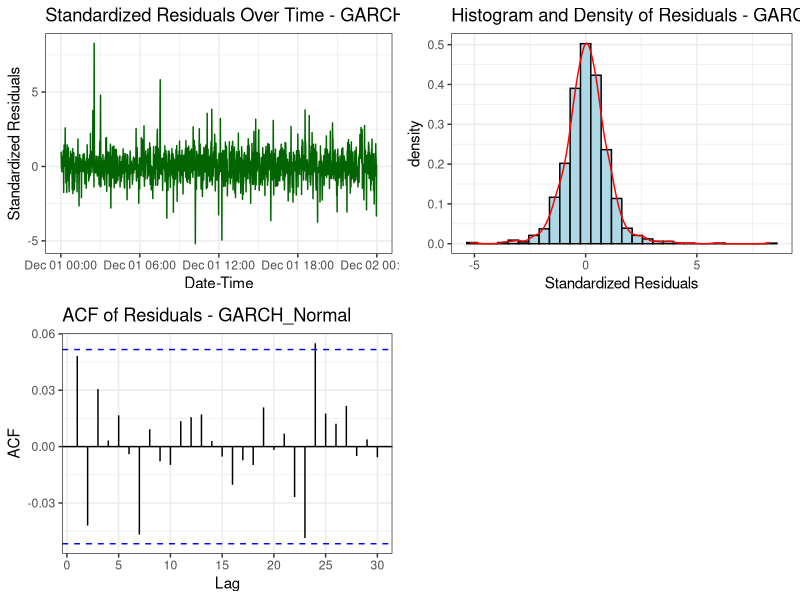
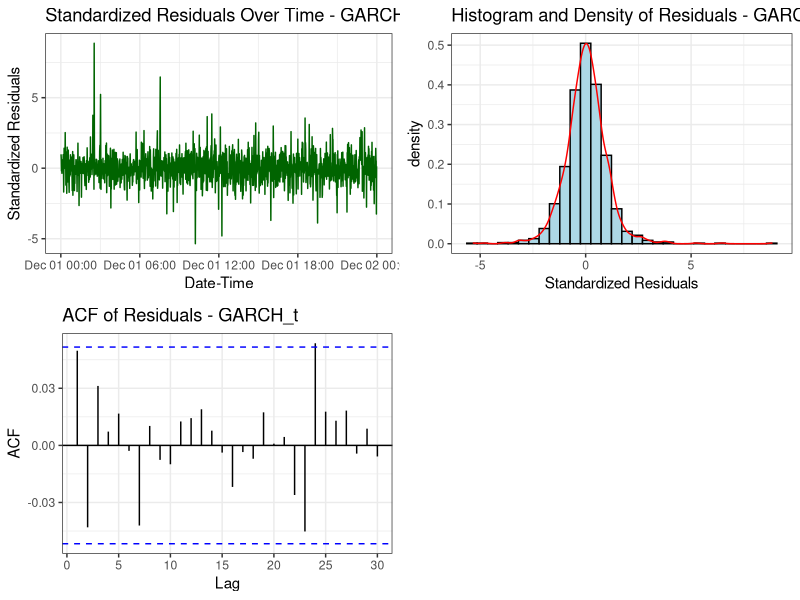
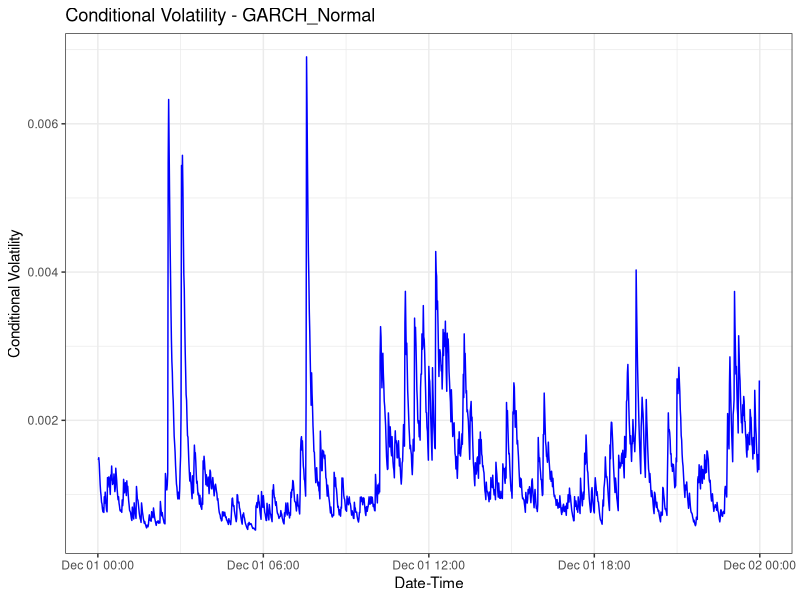
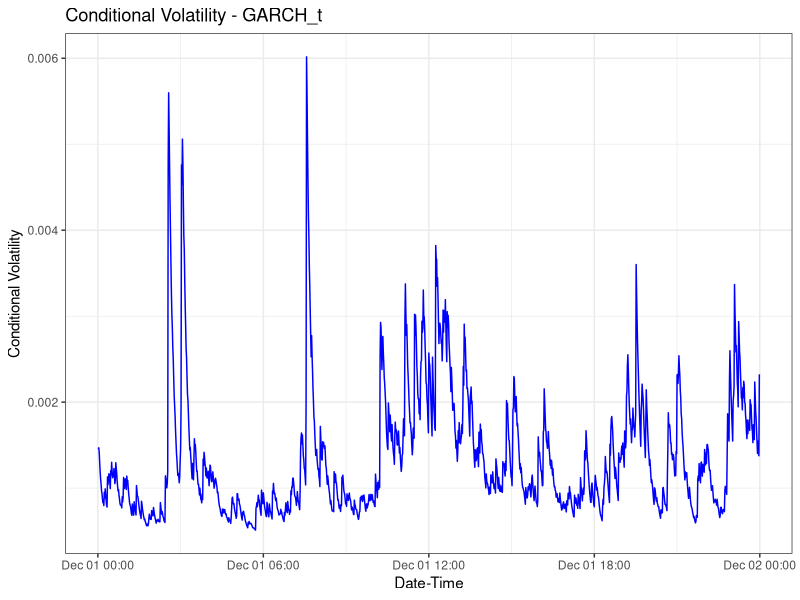

Recreate these plots in R, in order. (Note: this script raises an error after producing the figures.)
# =====================================================================
# Risk Analytics Assignment - Part 2(d)
# GARCH Model Fitting with Normal and t-Distributions and Residual Assessment
# =====================================================================

# -----------------------------
# 1. Load Necessary Libraries
# -----------------------------

# Function to install and load packages
install_and_load <- function(package_name) {
  if (!require(package_name, character.only = TRUE)) {
    install.packages(package_name, dependencies = TRUE, repos = "http://cran.us.r-project.org")
    if(!require(package_name, character.only = TRUE)){
      stop(paste("Package", package_name, "could not be loaded"))
    }
  }
}

# List of required packages
packages <- c("ggplot2", "xts", "dplyr", "gridExtra", "fGarch", "forecast", "tseries")

# Install and load each package, suppressing output
invisible(sapply(packages, install_and_load))

# -----------------------------
# 2. Read the Crypto_data.csv File
# -----------------------------

# Read the CSV file into a data frame
data <- read.csv("Crypto_data.csv", header = TRUE, stringsAsFactors = FALSE)

# Verify that required columns exist
required_columns <- c("Bitcoin")
missing_columns <- setdiff(required_columns, names(data))
if(length(missing_columns) > 0){
  stop(paste("The following required columns are missing in 'Crypto_data.csv':",
             paste(missing_columns, collapse = ", ")))
}

# -----------------------------
# 3. Define Negative Log Returns Function
# -----------------------------

negative_log_returns <- function(prices) {
  # Ensure the input is numeric
  prices <- as.numeric(prices)

  # Check for non-positive prices to avoid log issues
  if(any(prices <= 0, na.rm = TRUE)) {
    stop("Prices must be positive to compute logarithms.")
  }

  # Compute log returns: log(P_t) - log(P_{t-1})
  log_returns <- diff(log(prices))

  # Compute negative log returns
  neg_log_returns <- -log_returns

  return(neg_log_returns)
}

# -----------------------------
# 4. Compute Negative Log Returns
# -----------------------------

# Extract Bitcoin prices
bitcoin_prices <- data$Bitcoin

# Compute negative log returns
bitcoin_neg_log_returns <- negative_log_returns(bitcoin_prices)

# -----------------------------
# 5. Create Time Series Objects
# -----------------------------

# Assuming data is recorded every minute for 24 hours (1440 minutes)
# Create a sequence of POSIXct timestamps
start_time <- as.POSIXct("2024-12-01 00:00:00")  # Adjust the date as needed
time_sequence <- seq(from = start_time, by = "min", length.out = length(bitcoin_prices))

# Create time series objects for raw prices and negative log returns
bitcoin_raw_ts <- xts(bitcoin_prices, order.by = time_sequence)
bitcoin_neg_log_ts <- xts(bitcoin_neg_log_returns, order.by = time_sequence[-1])

# -----------------------------
# 6. Create a Directory to Save Results
# -----------------------------

# Define a directory to save plots and results
result_dir <- "plots_part2d"
if(!dir.exists(result_dir)){
  dir.create(result_dir)
  cat("Created directory for results:", result_dir, "\n")
} else {
  cat("Saving results to directory:", result_dir, "\n")
}

# -----------------------------
# 7. Fit GARCH(1,1) Models
# -----------------------------

# Load the fGarch library
library(fGarch)

# Fit GARCH(1,1) with Normal Distribution
garch_norm <- tryCatch({
  garchFit(~ garch(1,1), data = bitcoin_neg_log_ts, cond.dist = "norm", trace = FALSE)
}, error = function(e){
  cat("Error in fitting GARCH(1,1) with Normal Distribution:", e$message, "\n")
  return(NULL)
})

# Fit GARCH(1,1) with Standardized t-Distribution
garch_t <- tryCatch({
  garchFit(~ garch(1,1), data = bitcoin_neg_log_ts, cond.dist = "std", trace = FALSE)
}, error = function(e){
  cat("Error in fitting GARCH(1,1) with t-Distribution:", e$message, "\n")
  return(NULL)
})

# -----------------------------
# 8. Summarize and Save Model Summaries
# -----------------------------

# Function to save model summary to a text file
save_model_summary <- function(model, model_name, directory) {
  if(!is.null(model)){
    sink(file = file.path(directory, paste0(model_name, "_Summary.txt")))
    cat(paste("Model Summary for", model_name, ":\n\n"))
    print(summary(model))
    sink()
    cat(paste("Saved", model_name, "Summary to", paste0(model_name, "_Summary.txt"), "\n"))
  } else {
    cat(paste("Model", model_name, "is NULL. Skipping summary.\n"))
  }
}

# Save summaries
save_model_summary(garch_norm, "GARCH_Normal", result_dir)
save_model_summary(garch_t, "GARCH_t", result_dir)

# -----------------------------
# 9. Plot Conditional Volatility
# -----------------------------

# Function to plot conditional volatility
plot_conditional_volatility <- function(model, model_name, directory) {
  if(!is.null(model)){
    cond_vol <- volatility(model)
    dates <- index(bitcoin_neg_log_ts)
    vol_df <- data.frame(Date = dates, Conditional_Volatility = cond_vol)

    vol_plot <- ggplot(vol_df, aes(x = Date, y = Conditional_Volatility)) +
      geom_line(color = "blue") +
      ggtitle(paste("Conditional Volatility -", model_name)) +
      xlab("Date-Time") +
      ylab("Conditional Volatility") +
      theme_bw()

    # Save the plot
    ggsave(filename = file.path(directory, paste0("Conditional_Volatility_", model_name, ".png")),
           plot = vol_plot, width = 16, height = 6, dpi = 300)
    cat(paste("Saved Conditional Volatility plot for", model_name, "\n"))
  } else {
    cat(paste("Model", model_name, "is NULL. Skipping Conditional Volatility plot.\n"))
  }
}

# Plot conditional volatilities
plot_conditional_volatility(garch_norm, "GARCH_Normal", result_dir)
plot_conditional_volatility(garch_t, "GARCH_t", result_dir)

# -----------------------------
# 10. Assess Residuals
# -----------------------------

# Function to assess residuals
assess_residuals <- function(model, model_name, directory) {
  if(!is.null(model)){
    # Extract standardized residuals
    std_resid <- residuals(model, standardize = TRUE)

    # Convert to data frame for plotting
    resid_df <- data.frame(Date = index(bitcoin_neg_log_ts), Residuals = std_resid)

    # Plot Residuals Over Time
    resid_time_plot <- ggplot(resid_df, aes(x = Date, y = Residuals)) +
      geom_line(color = "darkgreen") +
      ggtitle(paste("Standardized Residuals Over Time -", model_name)) +
      xlab("Date-Time") +
      ylab("Standardized Residuals") +
      theme_bw()

    # Plot Histogram and Density
    resid_hist_plot <- ggplot(resid_df, aes(x = Residuals)) +
      geom_histogram(aes(y = ..density..), bins = 30, fill = "lightblue", color = "black") +
      geom_density(color = "red") +
      ggtitle(paste("Histogram and Density of Residuals -", model_name)) +
      xlab("Standardized Residuals") +
      theme_bw()

    # Plot ACF of Residuals
    resid_acf_plot <- ggAcf(std_resid, lag.max = 30) +
      ggtitle(paste("ACF of Residuals -", model_name)) +
      theme_bw()

    # Combine all plots into one grid
    combined_resid_plots <- gridExtra::grid.arrange(resid_time_plot, resid_hist_plot, resid_acf_plot, ncol = 2)

    # Save the combined residual plots
    ggsave(filename = file.path(directory, paste0("Residuals_Plots_", model_name, ".png")),
           plot = combined_resid_plots, width = 16, height = 12, dpi = 300)
    cat(paste("Saved Residuals plots for", model_name, "\n"))

    # Perform Ljung-Box Test on Residuals
    ljung_box_resid <- Box.test(std_resid, lag = 20, type = "Ljung-Box")

    # Print and save the Ljung-Box test results
    cat(paste("\nLjung-Box Test for Residuals of", model_name, ":\n"))
    print(ljung_box_resid)

    sink(file = file.path(directory, paste0("LjungBox_Test_Residuals_", model_name, ".txt")))
    cat(paste("Ljung-Box Test for Residuals of", model_name, ":\n\n"))
    print(ljung_box_resid)
    sink()
    cat(paste("Saved Ljung-Box Test Results for Residuals of", model_name, "to 'LjungBox_Test_Residuals_", model_name, ".txt'.\n"))
  } else {
    cat(paste("Model", model_name, "is NULL. Skipping residual assessment.\n"))
  }
}

# Assess residuals for both models
assess_residuals(garch_norm, "GARCH_Normal", result_dir)
assess_residuals(garch_t, "GARCH_t", result_dir)

# -----------------------------
# 11. Compare Model Fits
# -----------------------------

# Function to compare models based on AIC and BIC
compare_models <- function(model1, model2, model1_name, model2_name, directory) {
  if(!is.null(model1) & !is.null(model2)){
    comparison_table <- data.frame(
      Model = c(model1_name, model2_name),
      AIC = c(AIC(model1), AIC(model2)),
      BIC = c(BIC(model1), BIC(model2))
    )

    print(comparison_table)

    # Save the comparison table to a CSV file
    write.csv(comparison_table, file = file.path(directory, "GARCH_Model_Comparison.csv"), row.names = FALSE)
    cat("Saved GARCH Model Comparison to 'GARCH_Model_Comparison.csv'.\n")
  } else {
    cat("One or both models are NULL. Skipping model comparison.\n")
  }
}

# Compare GARCH_Normal and GARCH_t
compare_models(garch_norm, garch_t, "GARCH_Normal", "GARCH_t", result_dir)

# =====================================================================
# End of Part 2(d) Script
# =====================================================================
